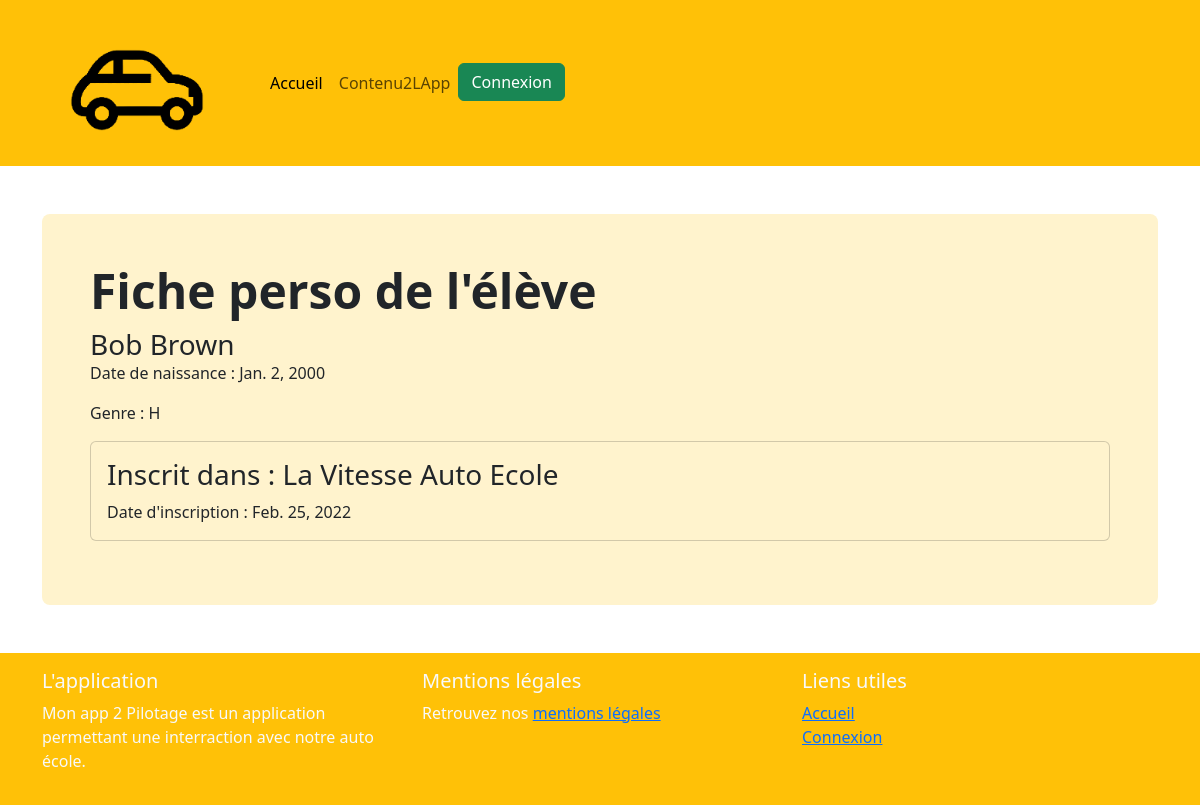
Page /eleve/2/ on the committed database.
### monApp2Pilotage/models.py (models this page shows, shortened)
class Eleves(models.Model):
    GENDER_CHOICES = [
        ('H', 'Homme'),
        ('F', 'Femme'),
        ('N/A', 'Non-genré'),
    ]
    firstname = models.CharField(max_length=20)
    name = models.CharField(max_length=20)
    dob = models.DateField()
    gender = models.CharField(max_length=3, choices=GENDER_CHOICES)
    date_register = models.DateField()
    ecoles = models.ManyToManyField(Ecoles, through='Inscription', related_name='eleves')

class Inscription(models.Model):
    ecole = models.ForeignKey(Ecoles, on_delete=models.CASCADE)
    eleve = models.ForeignKey(Eleves, on_delete=models.CASCADE, related_name='inscriptions_eleve')
    date_inscription = models.DateField()

class Ecoles(models.Model):
    name = models.CharField(max_length=50)
    description = models.CharField(max_length=150)
    since = models.PositiveIntegerField()
    students = models.IntegerField(default=0)
    image = models.ImageField(upload_to='ecoles/', default='auto-ecole1.png')

### monApp2Pilotage/views.py (the view)
# urls.py: path('eleve/<int:id>/', eleve_view, name='eleve_view'),
def eleve_view(request, id):
    eleve = get_object_or_404(Eleves, id=id)
    inscriptions = Inscription.objects.filter(eleve=eleve)
    return render(request, 'monApp2Pilotage/eleve.html', {'eleve': eleve, 'inscriptions': inscriptions})

### monApp2Pilotage/templates/monApp2Pilotage/eleve.html
{% extends "../base.html" %}
{% load static %}
{% block content %}
<section id="home-header">
    <div class="p-5 mb-4 bg-warning-subtle rounded-3">
        <div class="col-md-9">
            <h1 class="display-5 fw-bold">Fiche perso de l'élève</h1>
        </div>
        <div class="card-body">
            <h3 class="card-title">{{ eleve.firstname }} {{ eleve.name }}</h3>
            <p class="card-text">Date de naissance : {{ eleve.dob }}</p>
            <p class="card-text">Genre : {{ eleve.gender }}</p>
            {% for inscription in inscriptions %}
                <div class="card mb-3 bg-warning-subtle">
                    <div class="card-body">
                        <h3 class="card-text">Inscrit dans : {{ inscription.ecole.name }}</h3>
                        <p class="card-text">Date d'inscription : {{ inscription.date_inscription }}</p>
                    </div>
                </div>
            {% endfor %}
        </div>
    </div>
</section>
{% endblock %}

### rows in the picture
Eleves: firstname "Bob", name "Brown", dob "Jan. 2, 2000", gender "H"
Inscription: ecole.name "La Vitesse Auto Ecole", date_inscription "Feb. 25, 2022"
